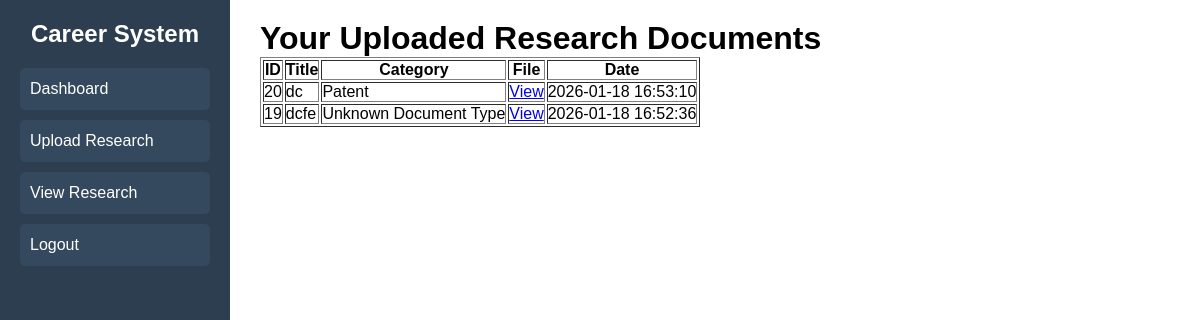
/view_research_uploads.php (signed in), run on the app's committed database.
### tables this page shows
CREATE TABLE `research_uploads` (
  `id` int(11) NOT NULL,
  `faculty_id` int(11) NOT NULL,
  `title` varchar(255) NOT NULL,
  `category` varchar(100) NOT NULL,
  `filename` varchar(255) NOT NULL,
  `uploaded_at` timestamp NOT NULL DEFAULT current_timestamp()
);

### view_research_uploads.php (the view, shortened to what this page needs)
<?php
include "config.php";
$faculty_id = $_SESSION['faculty_id'];
$result = mysqli_query($conn,
    "SELECT * FROM research_uploads WHERE faculty_id='$faculty_id' ORDER BY id DESC");
?>
<!DOCTYPE html>
<html>
<head>
    <link rel="stylesheet" href="./css/dashboard.css">
</head>
<body>
<div class="sidebar">
    <h2>Career System</h2>
    <a href="faculty_dashboard.php">Dashboard</a>
    <a href="faculty_research_upload.php">Upload Research</a>
    <a href="view_research_uploads.php">View Research</a>
    <a href="logout.php">Logout</a>
</div>
<div class="main">
    <h1>Your Uploaded Research Documents</h1>
    <table class="status-table" border="1" cellpadding="12">
        <tr>
            <th>ID</th>
            <th>Title</th>
            <th>Category</th>
            <th>File</th>
            <th>Date</th>
        </tr>
        <?php
        if(mysqli_num_rows($result) > 0){
            while($row = mysqli_fetch_assoc($result)){
                echo "<tr>
                    <td>".$row['id']."</td>
                    <td>".$row['title']."</td>
                    <td>".$row['category']."</td>
                    <td><a href='uploads/research/".$row['filename']."' target='_blank'>View</a></td>
                    <td>".$row['uploaded_at']."</td>
                </tr>";
            }
        } else {
            echo "<tr><td colspan='5'>No research documents uploaded yet.</td></tr>";
        }
        ?>
    </table>
</div>
</body>
</html>

### css/dashboard.css (style rules this page uses)
* { margin: 0; padding: 0; box-sizing: border-box; font-family: Arial, sans-serif; }
.sidebar { width: 230px; height: 100vh; background: #2c3e50; color: #fff; padding: 20px; position: fixed; }
.sidebar h2 { text-align: center; margin-bottom: 20px; }
.sidebar a { display: block; padding: 12px 10px; margin: 10px 0; background: #34495e; color: white; text-decoration: none; border-radius: 5px; }
.main { margin-left: 240px; padding: 20px; }

### data on the page
research_uploads: id "20", title "dc", category "Patent", uploaded_at "2026-01-18 16:53:10"
research_uploads: id "19", title "dcfe", category "Unknown Document Type", uploaded_at "2026-01-18 16:52:36"
